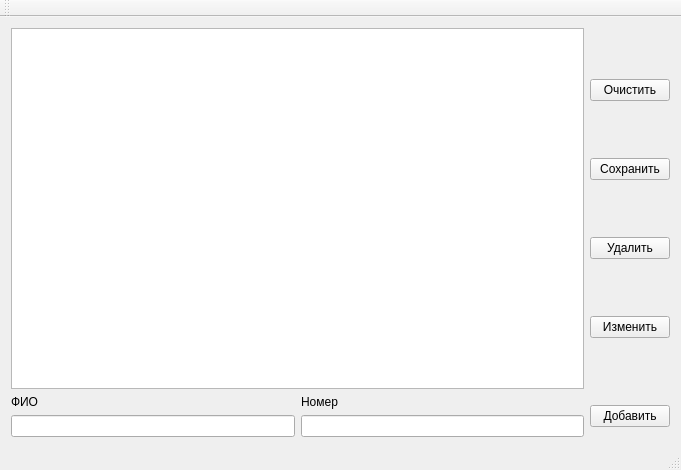
<?xml version="1.0" encoding="UTF-8"?>
<ui version="4.0">
 <class>MainWindow</class>
 <widget class="QMainWindow" name="MainWindow">
  <property name="geometry">
   <rect>
    <x>0</x>
    <y>0</y>
    <width>681</width>
    <height>470</height>
   </rect>
  </property>
  <property name="windowTitle">
   <string>MainWindow</string>
  </property>
  <widget class="QWidget" name="centralWidget">
   <layout class="QVBoxLayout" name="verticalLayout_4">
    <item>
     <layout class="QHBoxLayout" name="horizontalLayout">
      <item>
       <widget class="QListWidget" name="contactList">
        <property name="editTriggers">
         <set>QAbstractItemView::NoEditTriggers</set>
        </property>
        <property name="sortingEnabled">
         <bool>true</bool>
        </property>
       </widget>
      </item>
      <item>
       <layout class="QVBoxLayout" name="verticalLayout">
        <item>
         <widget class="QPushButton" name="clearButton">
          <property name="text">
           <string>Очистить</string>
          </property>
         </widget>
        </item>
        <item>
         <widget class="QPushButton" name="saveButton">
          <property name="text">
           <string>Сохранить</string>
          </property>
         </widget>
        </item>
        <item>
         <widget class="QPushButton" name="deleteButton">
          <property name="text">
           <string>Удалить</string>
          </property>
         </widget>
        </item>
        <item>
         <widget class="QPushButton" name="changeButton">
          <property name="text">
           <string>Изменить</string>
          </property>
         </widget>
        </item>
       </layout>
      </item>
     </layout>
    </item>
    <item>
     <layout class="QHBoxLayout" name="horizontalLayout_2">
      <item>
       <layout class="QVBoxLayout" name="verticalLayout_2">
        <item>
         <widget class="QLabel" name="label">
          <property name="text">
           <string>ФИО</string>
          </property>
         </widget>
        </item>
        <item>
         <widget class="QLineEdit" name="nameField"/>
        </item>
       </layout>
      </item>
      <item>
       <layout class="QVBoxLayout" name="verticalLayout_3">
        <item>
         <widget class="QLabel" name="label_2">
          <property name="text">
           <string>Номер</string>
          </property>
         </widget>
        </item>
        <item>
         <widget class="QLineEdit" name="numberField"/>
        </item>
       </layout>
      </item>
      <item>
       <widget class="QPushButton" name="addButton">
        <property name="text">
         <string>Добавить</string>
        </property>
       </widget>
      </item>
     </layout>
    </item>
   </layout>
  </widget>
  <widget class="QMenuBar" name="menuBar">
   <property name="geometry">
    <rect>
     <x>0</x>
     <y>0</y>
     <width>681</width>
     <height>22</height>
    </rect>
   </property>
  </widget>
  <widget class="QToolBar" name="mainToolBar">
   <attribute name="toolBarArea">
    <enum>TopToolBarArea</enum>
   </attribute>
   <attribute name="toolBarBreak">
    <bool>false</bool>
   </attribute>
  </widget>
  <widget class="QStatusBar" name="statusBar"/>
 </widget>
 <layoutdefault spacing="6" margin="11"/>
 <resources/>
 <connections/>
</ui>
